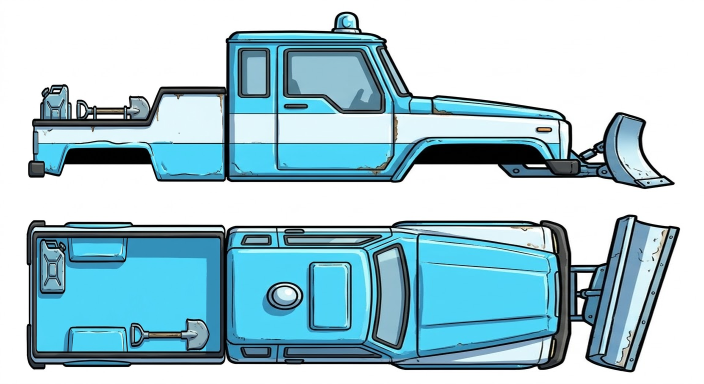
#> input picture klapperkiste/assets/teile/schneeraupe-roh/schneeraupe_blatt.png, 1408 x 768 px, given in place of schneeraupe_blatt_original.jpg, which was not available (shown at 1/2 size)
$ python schneeraupe_schild.py
#> lines starting #> are read from the running program, lines starting #| are printed output that depends on the picture; pictures that were not available may be replaced by others from this repository, and a replacement may not be noted
#> in main, original is the input picture: PIL image 1408x768 RGB; mean R, G, B 169, 202.3, 212.2
### klapperkiste/tools/teilwerk.py
"""Werkzeug für Klapperkiste-Teile.

Drei Befehle:

  vorlagen   Raster-Vorlagen für jede Teile-Kategorie (Seite + Draufsicht) und
             den Gesamtplan des Autos erzeugen.
  einpassen  Ein generiertes oder gemaltes Bild freistellen, zuschneiden und
             exakt auf die Rastergröße seiner Kategorie bringen.
  bauen      Fertige Teile probeweise zu einem Auto zusammensetzen, um zu
             prüfen, ob alles zusammenpasst.
  blatt      Doppelbild mit Seitenansicht (oben) und Draufsicht (unten)
             trennen und beide Ansichten einpassen.
  karosserie Ganze Karosserie (Doppelbild) auf Norm bringen und an den
             Nähten in hinten, Mitte und vorne schneiden.
  geliefert  Lieferstand (alle Teile unter assets/teile/) für die
             Prompt-Liste in design/geliefert.js schreiben.

Beispiele:
  python klapperkiste/tools/teilwerk.py vorlagen
  python klapperkiste/tools/teilwerk.py einpassen roh.png motor seite motor_seite.png
  python klapperkiste/tools/teilwerk.py blatt roh_blatt.png maeher motor
  python klapperkiste/tools/teilwerk.py bauen seite auto.png rahmen=a.png motor=b.png radH=c.png
"""

from __future__ import annotations

import argparse
import base64
import io
import json
import os
import sys

from PIL import Image, ImageChops, ImageDraw, ImageFont

ROOT = os.path.normpath(os.path.join(os.path.dirname(__file__), ".."))
RASTER_PATH = os.path.join(ROOT, "assets", "raster.json")
VORLAGEN_DIR = os.path.join(ROOT, "assets", "vorlagen")

INK = (29, 39, 48, 255)
GRID = (201, 211, 214, 255)
KANTE = (224, 75, 58, 255)
PAPIER = (255, 255, 255, 255)

# Farben für Platzhalter im Gesamtplan
FARBEN = {
    "rahmen": (201, 138, 75), "rad": (38, 43, 48), "motor": (224, 75, 58),
    "energie": (47, 111, 176), "sitz": (47, 143, 136), "lenkung": (111, 143, 166),
    "vorderbau": (242, 182, 50), "vorne": (159, 215, 232), "heck": (140, 153, 163),
    "achse": (93, 78, 66), "licht": (255, 236, 150), "hupe": (214, 170, 60),
    "karosserie_hinten": (127, 207, 174), "karosserie_mitte": (127, 207, 174),
    "karosserie_vorne": (127, 207, 174),
}


def lade_raster(pfad: str = RASTER_PATH) -> dict:
    with open(pfad, encoding="utf-8") as f:
        return json.load(f)


# [5 lines left out: function box_px, not called in this run]


SCHRIFTEN = [
    "/usr/share/fonts/truetype/dejavu/DejaVuSans.ttf",
    "/Library/Fonts/Arial Unicode.ttf",
    "C:/Windows/Fonts/arial.ttf",
]


# [6 lines left out: function _schrift, not called in this run]


# --- Freistellen und Einpassen ------------------------------------------------

def _farbmaske(rgb: Image.Image, farbe: tuple[int, int, int]) -> Image.Image:
    """L-Maske: 255, wo das Bild exakt diese Farbe hat."""
    kanaele = [k.point(lambda v, m=m: 255 if v == m else 0) for k, m in zip(rgb.split(), farbe)]
    return ImageChops.multiply(ImageChops.multiply(kanaele[0], kanaele[1]), kanaele[2])


# [7 lines left out: function _erstes_pixel, not called in this run]


def freistellen(bild: Image.Image, toleranz: int = 40, inseln: bool = True) -> Image.Image:
    """Macht den Hintergrund transparent.

    Hat das Bild schon Transparenz, bleibt es unverändert. Sonst wird von den
    vier Ecken aus die Hintergrundfarbe weggefüllt. Mit inseln=True werden
    zusätzlich eingeschlossene Hintergrund-Flächen mittlerer Größe entfernt
    (z. B. das Innere einer Seilschlaufe). Winzige Flächen (Glanzlichter) und
    sehr große (weiße Bauteile) bleiben erhalten.
    """
    bild = bild.convert("RGBA")
    if bild.getchannel("A").getextrema()[0] < 250:
        return bild
    rgb = bild.convert("RGB")
    markierung = (1, 254, 3)
    b, h = rgb.size
    grundfarbe = rgb.getpixel((0, 0))
    for ecke in [(0, 0), (b - 1, 0), (0, h - 1), (b - 1, h - 1)]:
        if rgb.getpixel(ecke) != markierung:
            ImageDraw.floodfill(rgb, ecke, markierung, thresh=toleranz)

    if inseln:
        pruefen, behalten = (254, 1, 252), (2, 3, 251)
        nah = ImageChops.difference(bild.convert("RGB"), Image.new("RGB", (b, h), grundfarbe))
        nah = nah.convert("L").point(lambda v: 255 if v <= toleranz // 2 else 0)
        kandidat = ImageChops.subtract(nah, _farbmaske(rgb, markierung))
        flaeche_min, flaeche_max = max(150, b * h // 2000), b * h // 25
        for _ in range(3000):
            start = _erstes_pixel(kandidat)
            if not start:
                break
            ImageDraw.floodfill(rgb, start, pruefen, thresh=toleranz)
            gebiet = _farbmaske(rgb, pruefen)
            kandidat = ImageChops.subtract(kandidat, gebiet)
            weg = flaeche_min <= gebiet.histogram()[255] <= flaeche_max
            ImageDraw.floodfill(rgb, start, markierung if weg else behalten, thresh=0)

    bild.putalpha(ImageChops.invert(_farbmaske(rgb, markierung)))
    return bild


# [161 lines left out: functions drehen, rot_entsaettigen, _nabe_mittig, einpassen, blatt_teilen, kappen and 1 more, not called in this run]


# --- Karosserie ----------------------------------------------------------------

KAROSSERIE_TEILE = ("hinten", "mitte", "vorne")


# [338 lines left out: functions _ausdehnung, _naht_mass, _normieren, karosserie_schneiden, karosserie_platzhalter, _raster_linien and 6 more, not called in this run]


# --- Lieferstand für die Prompt-Liste -------------------------------------------

TEILE_DIR = os.path.join(ROOT, "assets", "teile")
GELIEFERT_JS = os.path.join(ROOT, "design", "geliefert.js")
TEILE_JS = os.path.join(ROOT, "design", "teile.js")


# [158 lines left out: functions lieferstand, _data_uri, schreibe_lieferstand, main, not called in this run]


# [2 lines that do not run on import are left out]

### klapperkiste/tools/einmalig/schneeraupe_schild.py
"""Einmalige Bearbeitung: Räumschild der Schneeraupe als eigenes Anbauteil.

Das Schild hängt im gelieferten Bild vorne an der Karosserie. Im Spiel soll es
größer und tief am Boden vor dem Vorderrad sitzen. Es wird deshalb aus beiden
Ansichten herausgeschnitten (assets/teile/schneeraupe_schild/) und in der
Karosserie weiß übermalt. Die Werkstatt zeichnet das Schild automatisch, sobald
das vordere Schneeraupen-Teil eingebaut ist (raster.json, "anbauten").

Aufruf (danach kabine_mitte.py und teilwerk karosserie):
  python klapperkiste/tools/einmalig/schneeraupe_schild.py
"""

from __future__ import annotations

import os
import sys

from PIL import Image, ImageDraw

sys.path.insert(0, os.path.join(os.path.dirname(__file__), ".."))
import teilwerk  # noqa: E402

ROH = os.path.join(teilwerk.TEILE_DIR, "schneeraupe-roh")
ZIEL = os.path.join(teilwerk.TEILE_DIR, "schneeraupe_schild")

# Maße im Originalbild (1408 x 768), vermessen
SCHILD_SEITE = (1222, 215, 1360, 392)   # Schild mit Haltearmen, rechts der Stoßstange
SCHILD_OBEN = (1208, 425, 1368, 748)


def bearbeiten(original: Image.Image) -> tuple[Image.Image, dict]:
    bild = original.convert("RGB").copy()
    teile = {}
    for ansicht, rahmen in (("seite", SCHILD_SEITE), ("oben", SCHILD_OBEN)):
        teil = teilwerk.freistellen(bild.crop(rahmen), inseln=False)
        teile[ansicht] = teil.crop(teil.getchannel("A").getbbox())
        ImageDraw.Draw(bild).rectangle(rahmen, fill=(255, 255, 255))
#> this loop made 2 passes
#> grundfarbe in freistellen on passes 1 to 2: (255, 255, 255), (255, 255, 255)
#> pass 1, in freistellen, `bild = bild.convert("RGBA")`:
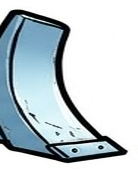
#> bild: PIL image 138x177 RGBA; mean R, G, B, A 194.5, 206.2, 211.8, 255
#> pass 2, in freistellen (call 2), `bild = bild.convert("RGBA")`:
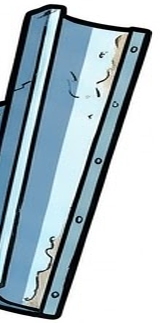
#> bild: PIL image 160x323 RGBA; mean R, G, B, A 172.9, 188.7, 196.6, 255
#> after the loop:
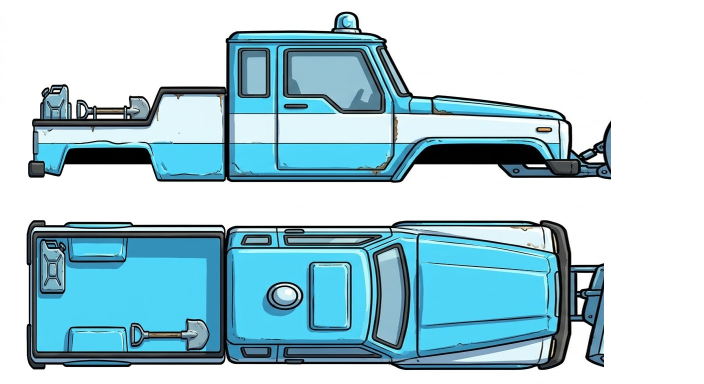
#> bild: PIL image 1408x768 RGB (shown at 1/2 size); mean R, G, B 174.3, 206.5, 215.9
#> after the loop, teile = 2 items
    return bild, teile


def main() -> int:
    original = Image.open(os.path.join(ROH, "schneeraupe_blatt_original.jpg"))
    karosserie, teile = bearbeiten(original)
#> teile = 2 items
    karosserie.save(os.path.join(ROH, "schneeraupe_blatt_ohne_schild.png"))
    os.makedirs(ZIEL, exist_ok=True)
    for ansicht, teil in teile.items():
        teil.save(os.path.join(ZIEL, f"{ansicht}.png"))
        print(f"{ansicht}: Schild {teil.width}×{teil.height} px")
#> this loop made 2 passes
#> ansicht on passes 1 to 2: 'seite', 'oben'
#| seite: Schild 128×155 px
#| oben: Schild 153×316 px
#> pass 1, in main, `teil.save(os.path.join(ZIEL, f"{ansicht}.png"))`:
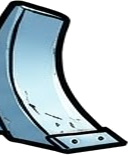
#> saved as seite.png: PIL image 128x155 RGBA; mean R, G, B, A 180.6, 195, 201.8, 146.2; transparent parts drawn white
#> pass 2, in main, `teil.save(os.path.join(ZIEL, f"{ansicht}.png"))`:
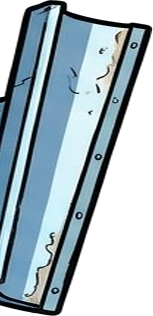
#> saved as oben.png: PIL image 153x316 RGBA; mean R, G, B, A 167.2, 184.1, 192.6, 167.8; transparent parts drawn white
    return 0


if __name__ == "__main__":
    sys.exit(main())
#> (the program exits here)
